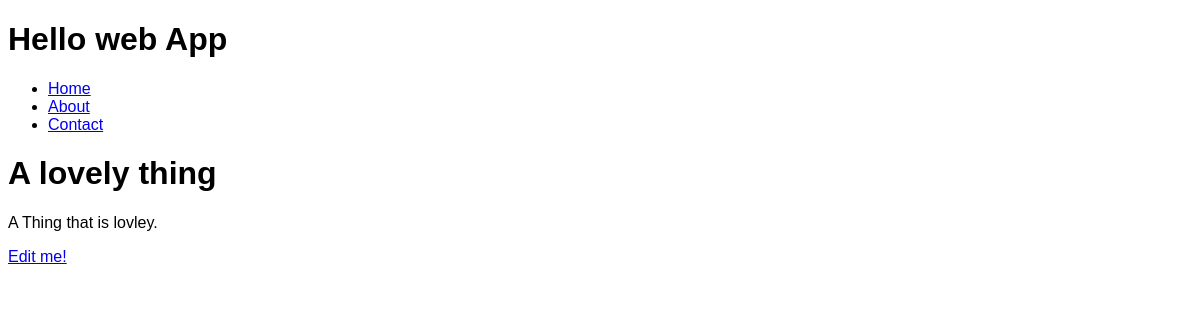
Page /things/lovely-thing/ on the earlier database version.
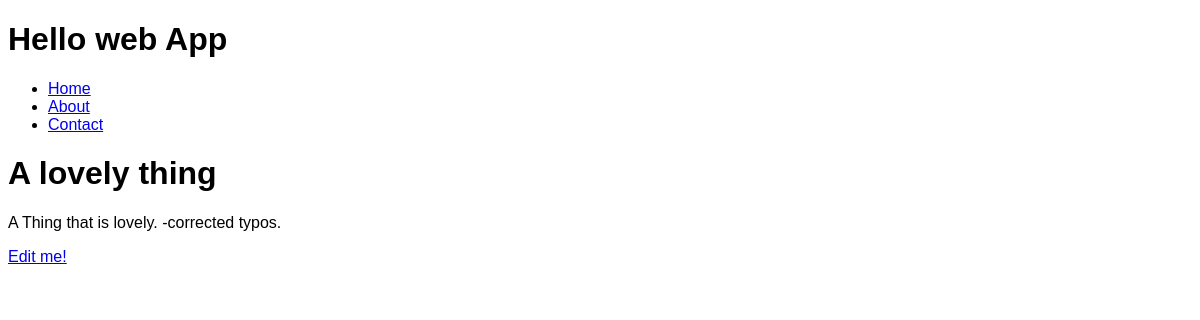
Same page on the later database version.
### collection/models.py (models this page shows)
class Thing (models.Model):
	name = models.CharField(max_length=255)
	description = models.TextField()
	slug = models.SlugField(unique=True)

### collection/views.py (the view)
def thing_detail(request, slug):
	thing = Thing.objects.get(slug=slug)
	return render(request, 'things/thing_detail.html', {
		'thing': thing,
	})

### collection/templates/things/thing_detail.html (shortened to what this page needs)
{% extends 'layouts/base.html' %}
{% block content %}
	<h1>{{ thing.name }}</h1>
	<p>{{ thing.description }}</p>
	<a href="{% url 'edit_thing' slug=thing.slug %}">Edit me!</a>
{% endblock %}

Differences in the rows shown:
changed Thing "A lovely thing": description "A Thing that is lovley." → "A Thing that is lovely. -corrected typos."
